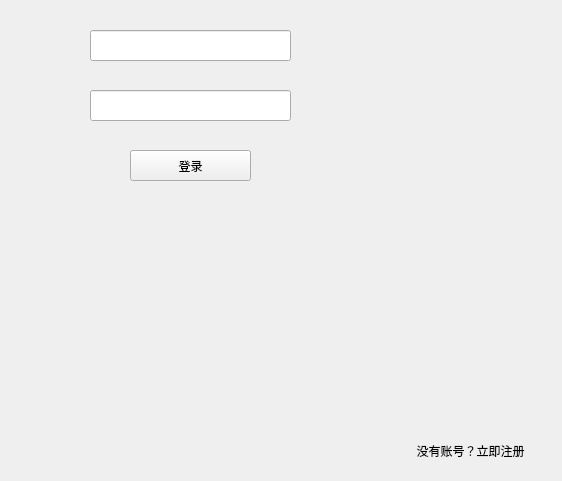
<?xml version="1.0" encoding="UTF-8"?>
<ui version="4.0">
 <class>LoginClass</class>
 <widget class="QWidget" name="LoginClass">
  <property name="geometry">
   <rect>
    <x>0</x>
    <y>0</y>
    <width>562</width>
    <height>481</height>
   </rect>
  </property>
  <property name="windowTitle">
   <string>Login</string>
  </property>
  <widget class="QWidget" name="widgetR" native="true">
   <property name="geometry">
    <rect>
     <x>0</x>
     <y>0</y>
     <width>561</width>
     <height>481</height>
    </rect>
   </property>
   <widget class="QLineEdit" name="mailAddress">
    <property name="geometry">
     <rect>
      <x>90</x>
      <y>30</y>
      <width>201</width>
      <height>31</height>
     </rect>
    </property>
   </widget>
   <widget class="QLineEdit" name="password">
    <property name="geometry">
     <rect>
      <x>90</x>
      <y>90</y>
      <width>201</width>
      <height>31</height>
     </rect>
    </property>
    <property name="echoMode">
     <enum>QLineEdit::Password</enum>
    </property>
   </widget>
   <widget class="QPushButton" name="login">
    <property name="geometry">
     <rect>
      <x>130</x>
      <y>150</y>
      <width>121</width>
      <height>31</height>
     </rect>
    </property>
    <property name="text">
     <string>登录</string>
    </property>
   </widget>
   <widget class="QPushButton" name="enroll">
    <property name="geometry">
     <rect>
      <x>410</x>
      <y>440</y>
      <width>121</width>
      <height>21</height>
     </rect>
    </property>
    <property name="autoFillBackground">
     <bool>false</bool>
    </property>
    <property name="text">
     <string>没有账号？立即注册</string>
    </property>
    <property name="default">
     <bool>false</bool>
    </property>
    <property name="flat">
     <bool>true</bool>
    </property>
   </widget>
  </widget>
 </widget>
 <layoutdefault spacing="6" margin="11"/>
 <resources>
  <include location="Login.qrc"/>
 </resources>
 <connections/>
</ui>
